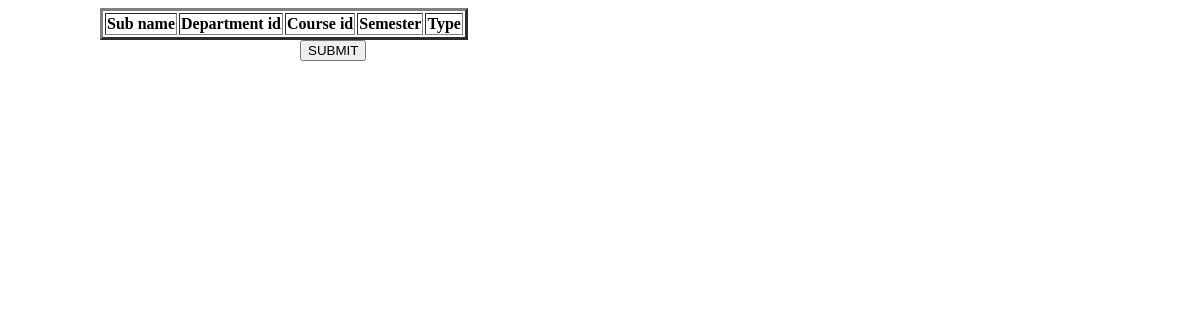
The app's page /ManageSubjects, older data.
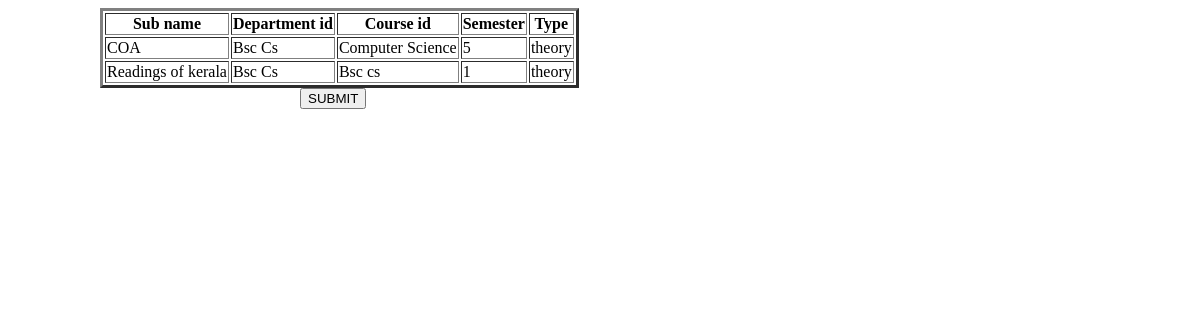
The same page, newer data.
### CampusSenseApp/models.py (models this page shows)
class Subject(models.Model):
    DEPARTMENT = models.ForeignKey(Department, on_delete=models.CASCADE)
    COURSE = models.ForeignKey(Course, on_delete=models.CASCADE)
    SubjectName=models.CharField(max_length=50,null=True,blank=True)
    Semester=models.CharField(max_length=100,null=True,blank=True)
    Type=models.CharField(max_length=150,null=True,blank=True)

class Department(models.Model):
    DepartmentName=models.CharField(max_length=50,null=True, blank=True)

class Course(models.Model):
    CourseName=models.CharField(max_length=50, null=True,blank=True)
    CourseCredit=models.FloatField(max_length=50,null=True,blank=True)
    CreatedDate=models.DateField(max_length=50,null=True,blank=True)

### CampusSenseApp/views.py (the view)
# urls.py: path('ManageSubjects', ManageSubjects.as_view(), name="ManageSubjects"),
class ManageSubjects(View):
    def get(self, request):
        obj = Subject.objects.all()
        return render(request, "admin module/managesubjects.html", {'val': obj})

### templates/admin module/managesubjects.html (shortened to what this page needs)
<!DOCTYPE html>
<html lang="en">
<head>
</head>
<body>
    <table border="3">
        <tr>
            <th>Sub name</th>
            <th>Department id</th>
            <th>Course id</th>
            <th>Semester</th>
            <th>Type</th>
        </tr>
        {% for i in val %}
        <tr>
            <td>{{ i.SubjectName }}</td>
            <td>{{i.DEPARTMENT.DepartmentName}}</td>
            <td>{{i.COURSE.CourseName}}</td>
            <td>{{ i.Semester }}</td>
            <td>{{ i.Type }}</td>
        </tr>
      {% endfor %}
    </table>
    <button type="submit">SUBMIT</button>
</body>
</html>

Row changes from the older to the newer data that the page shows:
added Subject: SubjectName "COA", DEPARTMENT.DepartmentName "Bsc Cs", COURSE.CourseName "Computer Science", Semester "5", Type "theory"
added Subject: SubjectName "Readings of kerala", DEPARTMENT.DepartmentName "Bsc Cs", COURSE.CourseName "Bsc cs", Semester "1", Type "theory"
